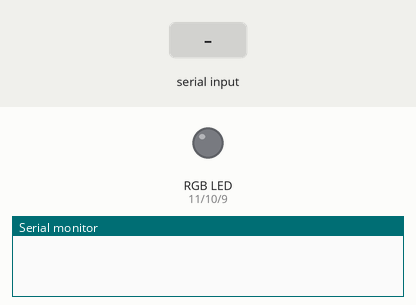
This sketch was run on a simulated Arduino Uno, built with avr-gcc and run on an emulated ATmega328P. On the bench: an RGB LED mixed from three pins (HIGH = lit), the last lines printed to the serial monitor. Inputs (shaded band) come from the test bench.

Above: at 1.2 s.
1.3 s: "r" received over Serial
At 1.8 s:
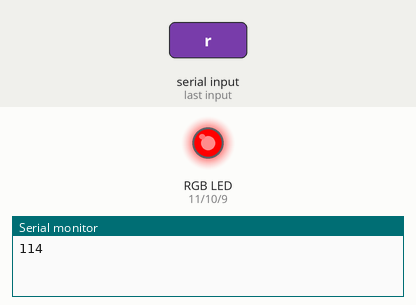
2.8 s: "g" received over Serial
At 4.0 s:
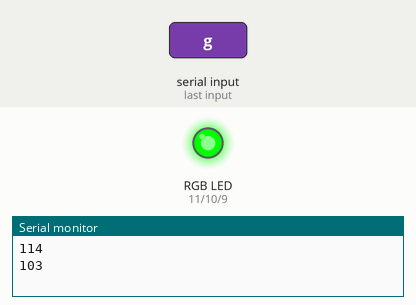
4.3 s: "b" received over Serial
At 5.3 s:
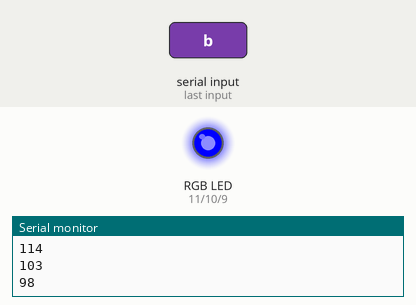
5.8 s: "R" received over Serial
At 6.4 s:
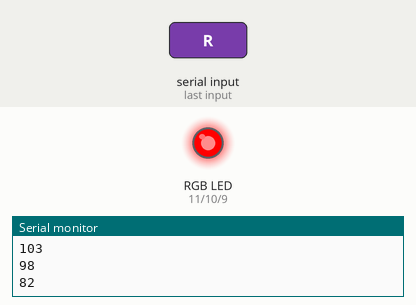
7.3 s: "G" received over Serial
At 8.7 s:
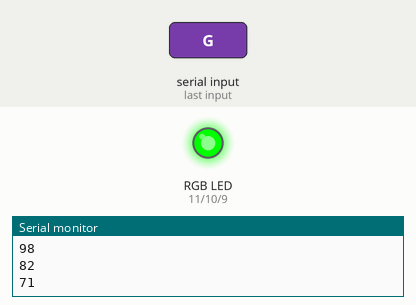
Timing chart, 0 to 9.8 s (numbered marks = the images above; inputs shaded):
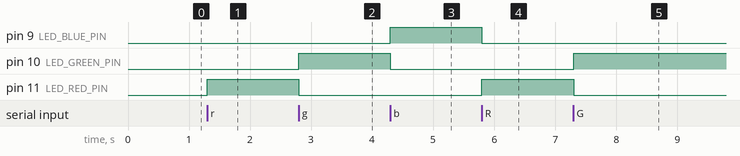

Measured:
- after the input at 1.3 s, pin 11 (LED_RED_PIN): LOW → HIGH at once
- after the input at 2.8 s, pin 10 (LED_GREEN_PIN): LOW → HIGH at once; pin 11 (LED_RED_PIN): HIGH → LOW at once
- after the input at 4.3 s, pin 9 (LED_BLUE_PIN): LOW → HIGH at once; pin 10 (LED_GREEN_PIN): HIGH → LOW at once
- after the input at 5.8 s, pin 9 (LED_BLUE_PIN): HIGH → LOW at once; pin 11 (LED_RED_PIN): LOW → HIGH at once
- after the input at 7.3 s, pin 10 (LED_GREEN_PIN): LOW → HIGH at once; pin 11 (LED_RED_PIN): HIGH → LOW at once

The sketch:

exercise_7.ino
```cpp
int LED_RED_PIN = 11;
int LED_GREEN_PIN = 10;
int LED_BLUE_PIN = 9;

void setup() {
  Serial.begin(9600);
  pinMode(LED_RED_PIN, OUTPUT);
  pinMode(LED_GREEN_PIN, OUTPUT);
  pinMode(LED_BLUE_PIN, OUTPUT);
}

int serialData;

void loop() {
  if (Serial.available() > 0) {
    serialData = Serial.read();
    Serial.println(serialData);

    switch (serialData) {
      case 'r':
      case 'R':
        RGB_Color(255, 0, 0);
        break;
      case 'g':
      case 'G':
        RGB_Color(0, 255, 0);
        break;
      case 'b':
      case 'B':
        RGB_Color(0, 0, 255);
        break;
    }
  }
}

void RGB_Color(int led_red_val, int led_green_val, int led_blue_val) {
  analogWrite(LED_RED_PIN, led_red_val);
  analogWrite(LED_GREEN_PIN, led_green_val);
  analogWrite(LED_BLUE_PIN, led_blue_val);
}
```
